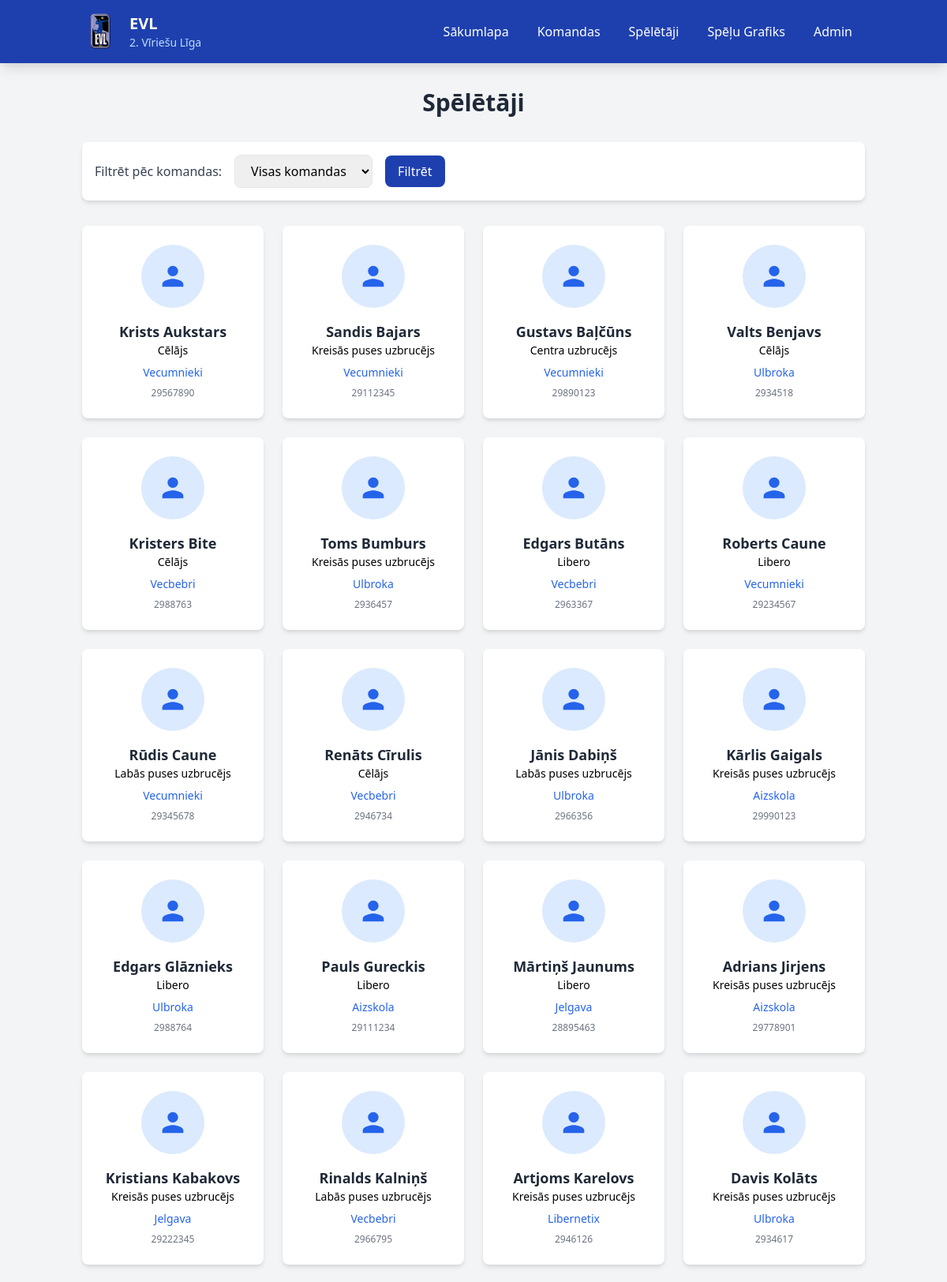
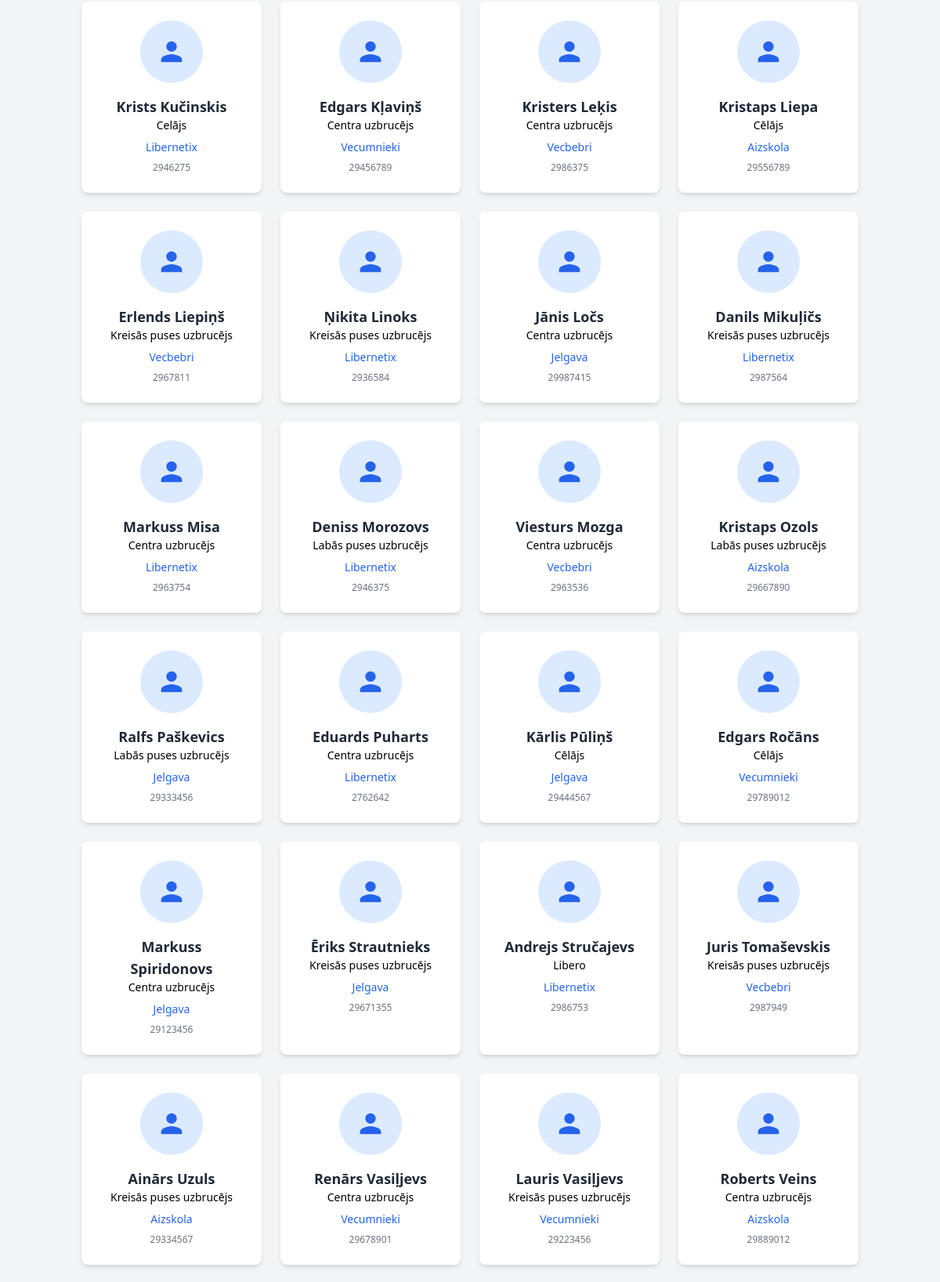
The page /players (upper part) on the database its author committed (2 pictures, top to bottom).
### tables this page shows
CREATE TABLE players (
	id INTEGER PRIMARY KEY AUTOINCREMENT,
	first_name TEXT NOT NULL,
	last_name TEXT NOT NULL,
	"position" TEXT NOT NULL,
	team_id INTEGER,
	phone TEXT,
	CONSTRAINT FK_players_teams FOREIGN KEY (team_id) REFERENCES teams(id)
);

CREATE TABLE teams (
	id INTEGER PRIMARY KEY AUTOINCREMENT,
	name TEXT NOT NULL,
	logo TEXT DEFAULT ('/static/volleyball.svg'),
	played INTEGER DEFAULT (0),
	won INTEGER DEFAULT (0),
	lost INTEGER DEFAULT (0),
	points INTEGER DEFAULT (0),
	sets_won INTEGER DEFAULT (0),
	sets_lost INTEGER DEFAULT (0)
);

### app.py (the view)
@app.route('/players')
def players():
    conn = get_db_connection()
    teams_list = conn.execute('SELECT * FROM teams ORDER BY name').fetchall()
    team_filter = request.args.get('team', '')
    if team_filter:
        players_list = conn.execute('''
            SELECT p.*, t.name as team_name
            FROM players p
            JOIN teams t ON p.team_id = t.id
            WHERE t.id = ?
            ORDER BY p.last_name
        ''', (team_filter,)).fetchall()
    else:
        players_list = conn.execute('''
            SELECT p.*, t.name as team_name
            FROM players p
            JOIN teams t ON p.team_id = t.id
            ORDER BY p.last_name
        ''').fetchall()
    conn.close()
    return render_template('players.html',
                         players=players_list,
                         teams=teams_list,
                         selected_team=team_filter)

### app.py (called while the page is built)
def get_db_connection():
    conn = sqlite3.connect(DATABASE)
    conn.row_factory = sqlite3.Row
    return conn

### templates/players.html (shortened to what this page needs)
{% extends "base.html" %}
{% block content %}
<div class="container mx-auto px-4 py-8">
    <h1 class="text-3xl font-bold text-gray-800 mb-8 text-center">Spēlētāji</h1>
    <div class="bg-white rounded-lg shadow-md p-4 mb-8">
        <form method="get" class="flex flex-wrap gap-4 items-center">
            <label class="font-medium text-gray-700">Filtrēt pēc komandas:</label>
            <select name="team" class="border rounded-lg px-4 py-2 focus:ring-2 focus:ring-blue-500 focus:outline-none">
                <option value="">Visas komandas</option>
            </select>
            <button type="submit" class="bg-blue-800 text-white px-4 py-2 rounded-lg hover:bg-blue-900 transition">
                Filtrēt
            </button>
        </form>
    </div>
    <div class="grid grid-cols-1 sm:grid-cols-2 md:grid-cols-3 lg:grid-cols-4 gap-6">
        {% for player in players %}
        <div class="bg-white rounded-lg shadow-md overflow-hidden hover:shadow-xl transition duration-300">
            <div class="p-6 text-center">
                <div class="bg-blue-100 rounded-full w-20 h-20 mx-auto mb-4 flex items-center justify-center">
                    <svg class="w-10 h-10 text-blue-600" fill="currentColor" viewBox="0 0 24 24">
                        <path d="M12 12c2.21 0 4-1.79 4-4s-1.79-4-4-4-4 1.79-4 4 1.79 4 4 4zm0 2c-2.67 0-8 1.34-8 4v2h16v-2c0-2.66-5.33-4-8-4z"/>
                    </svg>
                </div>
                <h3 class="text-lg font-bold text-gray-800">{{ player.first_name }} {{ player.last_name }}</h3>
                <p class="text-orange-500 font-medium text-sm mb-2">{{ player.position }}</p>
                <p class="text-blue-600 text-sm">{{ player.team_name }}</p>
                {% if player.phone %}
                <p class="text-gray-500 text-xs mt-2">{{ player.phone }}</p>
                {% endif %}
            </div>
        </div>
        {% else %}
        <div class="col-span-full text-center py-12 text-gray-500">
            Spēlētāji netika atrasti
        </div>
        {% endfor %}
    </div>
</div>
{% endblock %}

### static/css/style.css (style rules this page uses)
:root { --primary-color: #1e40af; --secondary-color: #f97316; --success-color: #22c55e; --danger-color: #ef4444; --gray-100: #f3f4f6; --gray-200: #e5e7eb; --gray-300: #d1d5db; --gray-600: #4b5563; --gray-800: #1f2937; }
button, a[class*="bg-"] { transition: all 0.2s ease; }

### rows shown on the page
players: first_name "Krists", last_name "Aukstars", position "Cēlājs", team_name "Vecumnieki", phone "29567890"
players: first_name "Sandis", last_name "Bajars", position "Kreisās puses uzbrucējs", team_name "Vecumnieki", phone "29112345"
players: first_name "Gustavs", last_name "Baļčūns", position "Centra uzbrucējs", team_name "Vecumnieki", phone "29890123"
players: first_name "Valts", last_name "Benjavs", position "Cēlājs", team_name "Ulbroka", phone "2934518"
players: first_name "Kristers", last_name "Bite", position "Cēlājs", team_name "Vecbebri", phone "2988763"
players: first_name "Toms", last_name "Bumburs", position "Kreisās puses uzbrucējs", team_name "Ulbroka", phone "2936457"
players: first_name "Edgars", last_name "Butāns", position "Libero", team_name "Vecbebri", phone "2963367"
players: first_name "Roberts", last_name "Caune", position "Libero", team_name "Vecumnieki", phone "29234567"
players: first_name "Rūdis", last_name "Caune", position "Labās puses uzbrucējs", team_name "Vecumnieki", phone "29345678"
players: first_name "Renāts", last_name "Cīrulis", position "Cēlājs", team_name "Vecbebri", phone "2946734"
players: first_name "Jānis", last_name "Dabiņš", position "Labās puses uzbrucējs", team_name "Ulbroka", phone "2966356"
players: first_name "Kārlis", last_name "Gaigals", position "Kreisās puses uzbrucējs", team_name "Aizskola", phone "29990123"
players: first_name "Edgars", last_name "Glāznieks", position "Libero", team_name "Ulbroka", phone "2988764"
players: first_name "Pauls", last_name "Gureckis", position "Libero", team_name "Aizskola", phone "29111234"
players: first_name "Mārtiņš", last_name "Jaunums", position "Libero", team_name "Jelgava", phone "28895463"
players: first_name "Adrians", last_name "Jirjens", position "Kreisās puses uzbrucējs", team_name "Aizskola", phone "29778901"
players: first_name "Kristians", last_name "Kabakovs", position "Kreisās puses uzbrucējs", team_name "Jelgava", phone "29222345"
players: first_name "Rinalds", last_name "Kalniņš", position "Labās puses uzbrucējs", team_name "Vecbebri", phone "2966795"
players: first_name "Artjoms", last_name "Karelovs", position "Kreisās puses uzbrucējs", team_name "Libernetix", phone "2946126"
players: first_name "Davis", last_name "Kolāts", position "Kreisās puses uzbrucējs", team_name "Ulbroka", phone "2934617"
players: first_name "Krists", last_name "Kučinskis", position "Celājs", team_name "Libernetix", phone "2946275"
players: first_name "Edgars", last_name "Kļaviņš", position "Centra uzbrucējs", team_name "Vecumnieki", phone "29456789"
players: first_name "Kristers", last_name "Leķis", position "Centra uzbrucējs", team_name "Vecbebri", phone "2986375"
players: first_name "Kristaps", last_name "Liepa", position "Cēlājs", team_name "Aizskola", phone "29556789"
players: first_name "Erlends", last_name "Liepiņš", position "Kreisās puses uzbrucējs", team_name "Vecbebri", phone "2967811"
players: first_name "Ņikita", last_name "Linoks", position "Kreisās puses uzbrucējs", team_name "Libernetix", phone "2936584"
players: first_name "Jānis", last_name "Ločs", position "Centra uzbrucējs", team_name "Jelgava", phone "29987415"
players: first_name "Danils", last_name "Mikuļičs", position "Kreisās puses uzbrucējs", team_name "Libernetix", phone "2987564"
players: first_name "Markuss", last_name "Misa", position "Centra uzbrucējs", team_name "Libernetix", phone "2963754"
players: first_name "Deniss", last_name "Morozovs", position "Labās puses uzbrucējs", team_name "Libernetix", phone "2946375"
players: first_name "Viesturs", last_name "Mozga", position "Centra uzbrucējs", team_name "Vecbebri", phone "2963536"
players: first_name "Kristaps", last_name "Ozols", position "Labās puses uzbrucējs", team_name "Aizskola", phone "29667890"
players: first_name "Ralfs", last_name "Paškevics", position "Labās puses uzbrucējs", team_name "Jelgava", phone "29333456"
players: first_name "Eduards", last_name "Puharts", position "Centra uzbrucējs", team_name "Libernetix", phone "2762642"
players: first_name "Kārlis", last_name "Pūliņš", position "Cēlājs", team_name "Jelgava", phone "29444567"
players: first_name "Edgars", last_name "Ročāns", position "Cēlājs", team_name "Vecumnieki", phone "29789012"
players: first_name "Markuss", last_name "Spiridonovs", position "Centra uzbrucējs", team_name "Jelgava", phone "29123456"
players: first_name "Ēriks", last_name "Strautnieks", position "Kreisās puses uzbrucējs", team_name "Jelgava", phone "29671355"
players: first_name "Andrejs", last_name "Stručajevs", position "Libero", team_name "Libernetix", phone "2986753"
players: first_name "Juris", last_name "Tomaševskis", position "Kreisās puses uzbrucējs", team_name "Vecbebri", phone "2987949"
players: first_name "Ainārs", last_name "Uzuls", position "Kreisās puses uzbrucējs", team_name "Aizskola", phone "29334567"
players: first_name "Renārs", last_name "Vasiļjevs", position "Centra uzbrucējs", team_name "Vecumnieki", phone "29678901"
players: first_name "Lauris", last_name "Vasiļjevs", position "Kreisās puses uzbrucējs", team_name "Vecumnieki", phone "29223456"
players: first_name "Roberts", last_name "Veins", position "Centra uzbrucējs", team_name "Aizskola", phone "29889012"
